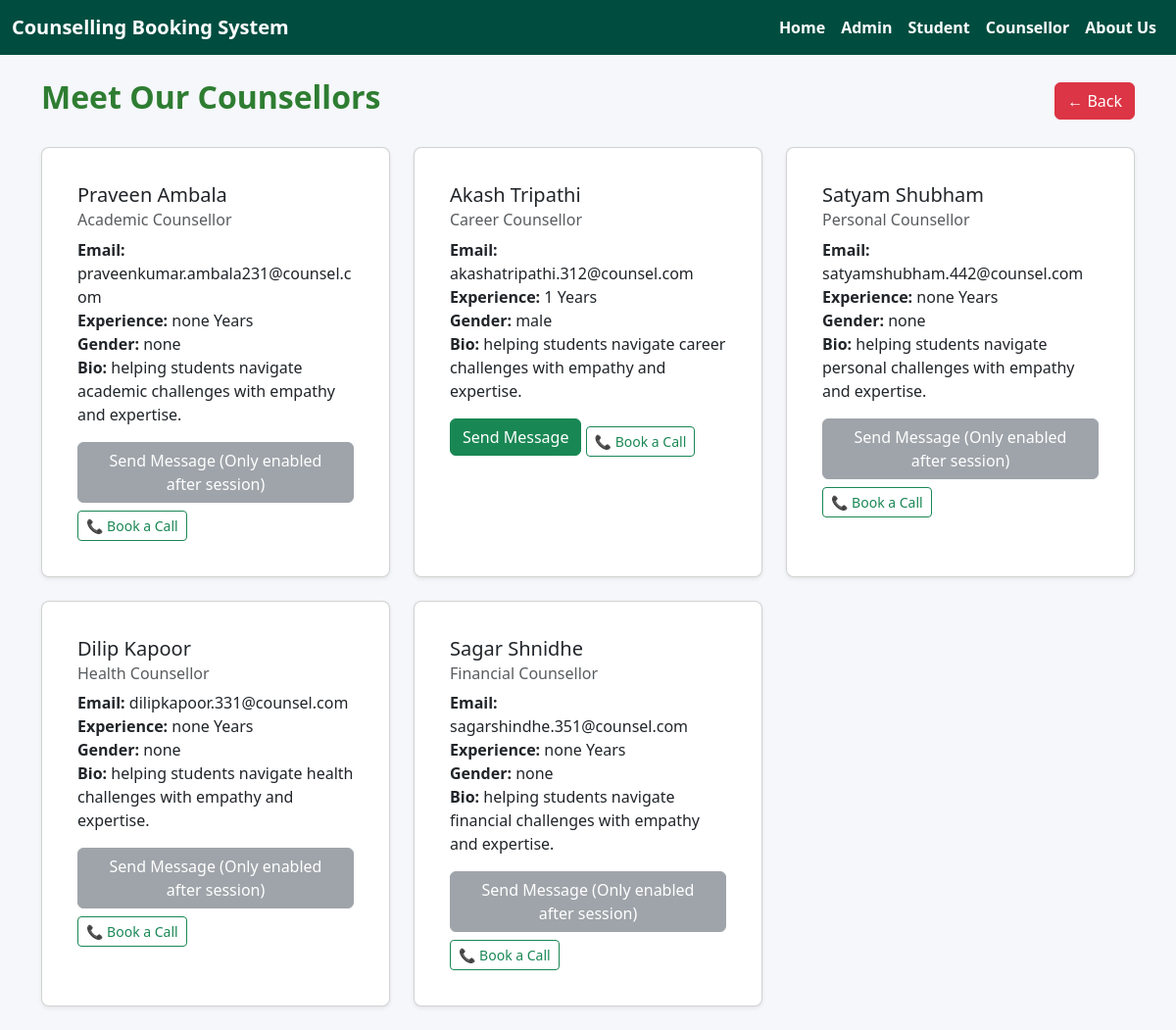
The page /select_counsellor (signed in) on the database as committed earlier.
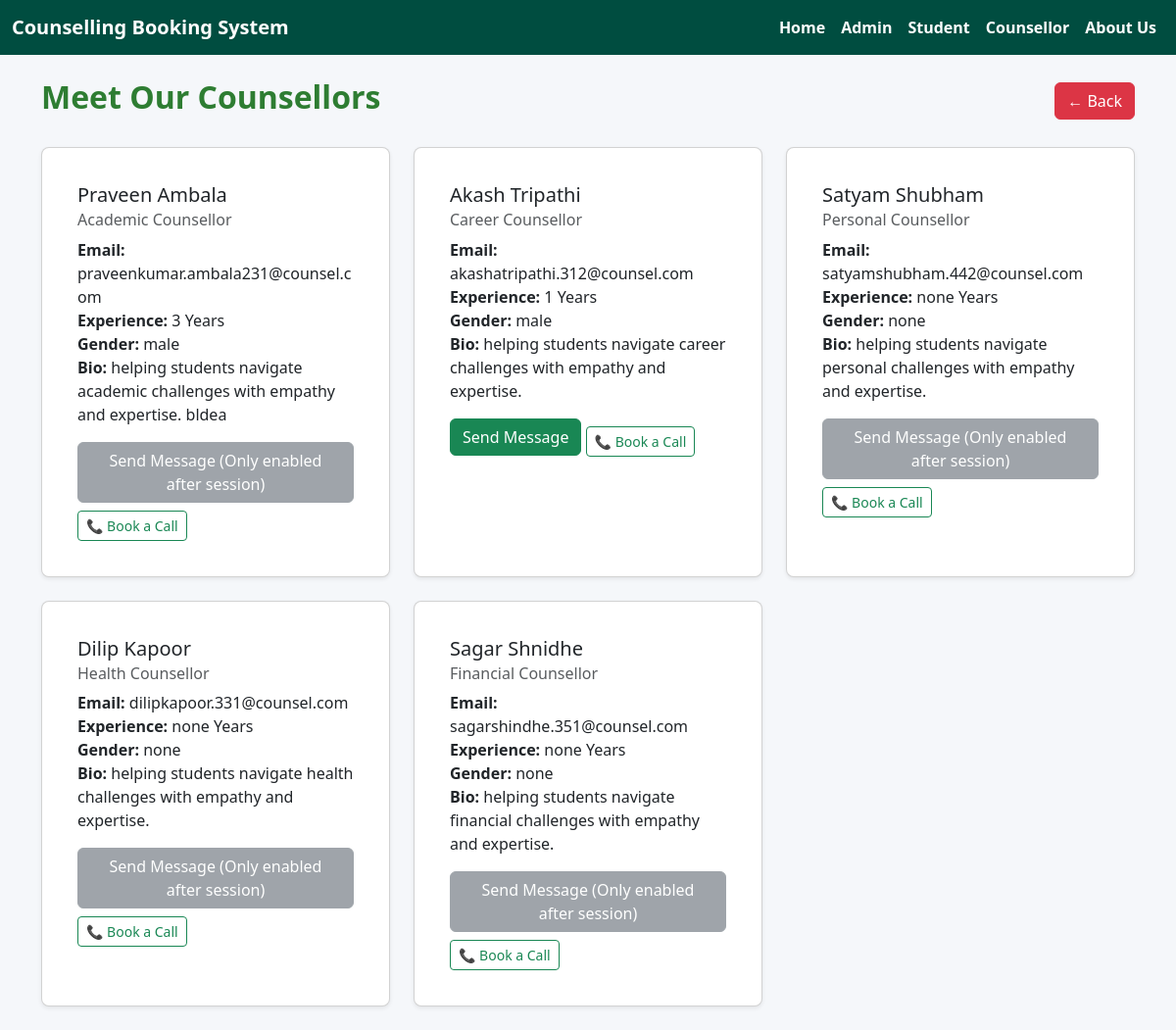
The same page on the database as committed later.
### tables this page shows
CREATE TABLE counsellors (
        id INTEGER PRIMARY KEY AUTOINCREMENT,
        name TEXT NOT NULL,
        email TEXT NOT NULL,
        password TEXT NOT NULL,
        specialization TEXT NOT NULL,
        bio TEXT NOT NULL
    , gender TEXT, experience TEXT);

### app.py (the view)
@app.route('/select_counsellor')
def select_counsellor():
    conn = sqlite3.connect('counsellors.db')
    cursor = conn.cursor()
    cursor.execute('SELECT id, name, email, specialization, bio, gender, experience FROM counsellors')
    counsellors = cursor.fetchall()
    cursor.execute('SELECT id FROM users WHERE email = ?', (session['user_email'],))
    student = cursor.fetchone()
    student_id = student[0]
    from datetime import datetime, timedelta
    now = datetime.now()
    cursor.execute('''
        SELECT counsellor_id, scheduled_time FROM bookings
        WHERE student_id = ? AND scheduled_time IS NOT NULL
    ''', (student_id,))
    bookings = cursor.fetchall()
    active_counsellor_ids = set()
    for counsellor_id, scheduled_time in bookings:
        session_time = datetime.strptime(scheduled_time, '%Y-%m-%d %H:%M')
        if session_time <= now <= session_time + timedelta(hours=24):
            active_counsellor_ids.add(counsellor_id)
    conn.close()
    return render_template('select_counsellor.html',
                           counsellors=counsellors,
                           active_counsellor_ids=active_counsellor_ids)

### templates/select_counsellor.html
{% extends "base.html" %}
{% block content %}
<div class="container mt-4">
  <div class="d-flex justify-content-between align-items-center mb-4">
    <h2 class="text-gold">Meet Our Counsellors</h2>
    <a class="btn btn-danger" href="{{ url_for('student_dashboard') }}">← Back</a>
  </div>
  <div class="row">
    {% for c in counsellors %}
    <div class="col-md-6 col-lg-4 mb-4">
      <div class="card shadow-sm h-100">
        <div class="card-body">
          <h5 class="card-title">{{ c[1] }}</h5>
          <h6 class="card-subtitle mb-2 text-muted">{{ c[3] }} Counsellor</h6>
          <p class="card-text">
            <strong>Email:</strong> {{ c[2] }}<br>
            <strong>Experience:</strong> {{ c[6]|lower }} Years<br>
            <strong>Gender:</strong> {{ c[5]|lower }}<br>
            <strong>Bio:</strong>  {{ c[4]|lower }}
          </p>
           {% if c[0] in active_counsellor_ids  %}
    <a href="{{ url_for('send_message', counsellor_id=c[0]) }}" class="btn btn-success">Send Message</a>
{% else %}
    <button class="btn btn-secondary" disabled>Send Message (Only enabled after session)</button>
{% endif %}
          <a href="{{ url_for('book_call', counsellor_id=c[0]) }}" class="btn btn-outline-success btn-sm mt-2">📞 Book a Call</a>
        </div>
      </div>
    </div>
    {% endfor %}
  </div>
</div>
{% endblock %}

Rows that differ between the two databases and show on the page:
changed counsellors "Praveen Ambala": experience "none" → "3"; gender "none" → "male"; bio "helping students navigate academic challenges with empathy and expertise." → "helping students navigate academic challenges with empathy and expertise. bldea"
